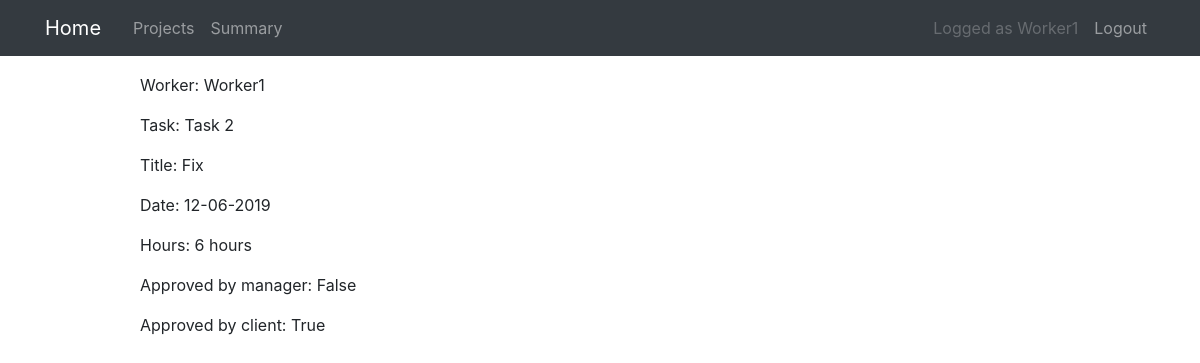
/datepoint/2/ (signed in), run on an earlier commit of the app's database.
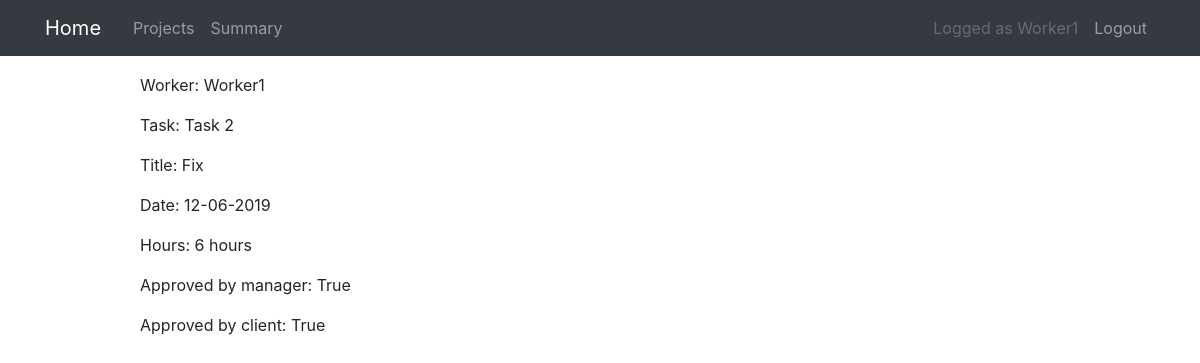
And on a later commit of the database.
### projects/models.py (models this page shows, shortened)
class DatePoint(models.Model):
    task = models.ForeignKey(Task, on_delete=models.CASCADE)
    worker = models.ForeignKey(User, on_delete=models.CASCADE)
    title = models.CharField(max_length=100)
    description = models.CharField(max_length=100, blank=True)
    url = models.URLField(blank=True)
    worked_time = models.PositiveIntegerField()
    worked_date = models.DateField()
    date_created = models.DateTimeField(auto_now=True)
    approved_manager = models.BooleanField(default=False)
    approved_client = models.BooleanField(default=False)

class Task(models.Model):
    title = models.CharField(max_length=100)
    project = models.ForeignKey(ProjectPhase, on_delete=models.CASCADE)
    description = models.TextField(blank=True)

### projects/views.py (the view)
class DatePointDetailView(
    LoginRequiredMixin,
    PermissionRequiredMixin,
    UserBelongsToProjectMixin,
    DetailView,
):
    model = DatePoint
    pk_url_kwarg = "datepoint_pk"
    permission_required = "projects.view_datepoint"
    def test_func(self):
        if self.request.user.groups.filter(name="Worker").exists():
            return DatePoint.objects.filter(
                worker=self.request.user, id=self.kwargs["datepoint_pk"]
            ).exists()
        else:
            return super(DatePointDetailView, self).test_func()

### projects/templates/projects/datepoint_detail.html (shortened to what this page needs)
{% extends "projects/base.html" %}
{% block content %}
<p>Worker: {{ object.worker }} </p>
<p>Task: {{ object.task.title }} </p>
<p>Title: {{ object.title }} </p>
<p>Date: {{ object.worked_date|date:'d-m-Y' }} </p>
<p>Hours: {{ object.worked_time }} hours</p>
<p id="approved_manager">Approved by manager: {{ object.approved_manager }}</p>
{% if object.task.project.project.client.exists %}
<p id="approved_client">Approved by client: {{ object.approved_client }}</p>
{% endif %}
{% endblock content %}

What changed in the data, as far as the page shows it:
changed DatePoint "Fix": approved_manager "False" → "True"
